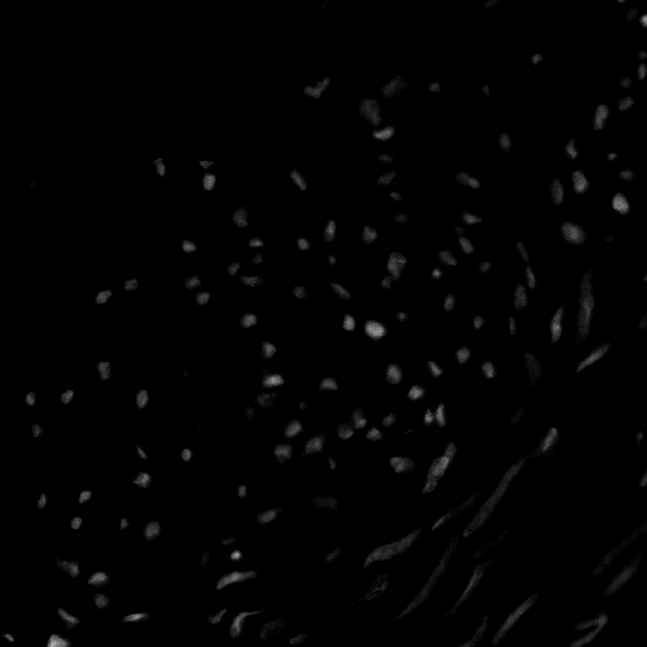
#> input picture Other_Practices/Gabriel Crepaldi/Lab03 - Histogram Equalization/im_cells.png, 647 x 647 px, found by its file name
$ jupyter execute Lab03_hist.ipynb
#> lines starting #> are read from the running program, lines starting #| are printed output that depends on the picture
**Prática de Histogramas**

1)
- Produza a imagem ‘negativa’ do arquivo ‘im_cells.png’
- Com a imagem negativa, produza a imagem original novamente.
- Mostre lado a lado a imagem original e a negativa. Em qual deles os objetos presentes na imagem são melhor percebidos? Justifique.
- Aplique a imagem uma função logarítmica.

[cell 1]
import numpy as np
import matplotlib.pyplot as plt
import cv2 as cv2


img = cv2.imread("im_cells.png")
#> img is the input picture: shape (647, 647, 3); min 0, max 188, mean 2.4
img_negative = 255 - img
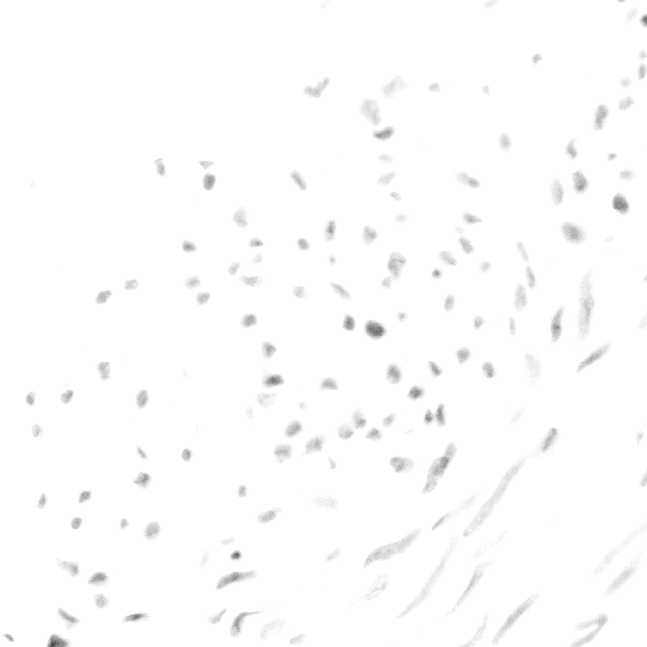
#> img_negative: shape (647, 647, 3); min 67, max 255, mean 252.6
negative_negative = 255 - img_negative

plt.figure(figsize=(30,30))

plt.subplot(1,3,1)
plt.axis("off")
plt.title("original")
plt.imshow(img)

plt.subplot(1,3,2)
plt.axis("off")
plt.title("negativa")
plt.imshow(img_negative)

plt.subplot(1,3,3)
plt.axis("off")
plt.title("negativa da negativa")
plt.imshow(negative_negative)

plt.show()

#### Resposta
Os objetos são melhor percebidos na imagem negativa, já que os detalhes pretos no branco são mais aparentes

[cell 2]
#Função Logarítmica
img_normalized = img / np.max(img)
log_img = np.log1p(img_normalized)
log_img = (log_img / np.max(log_img)) * 255
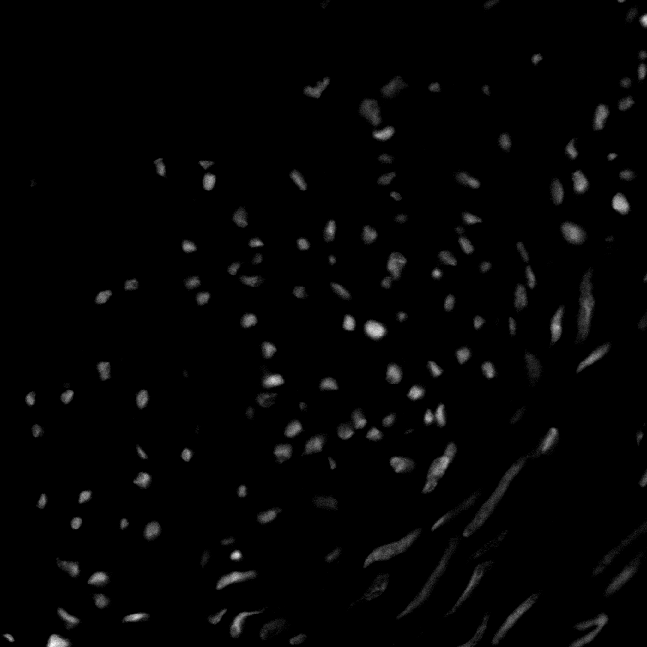
#> log_img: shape (647, 647, 3) float64; min 0, max 255, mean 4.2

plt.figure(figsize=(30,30))
plt.subplot(1,3,1)
plt.axis("off")
plt.title("original")
plt.imshow(img)

plt.subplot(1,3,2)
plt.axis("off")
plt.title("log")
plt.imshow(log_img)

2)
- Abra a imagem 'pout.tif' e mostre seu histograma.
- Equalize a imagem anterior e mostre novamente seu histograma. Mostra a curva de transformação (consulte https://www.mathworks.com/help/images/histogram-equalization.html)
(procurar função OpenCV)

[cell 3]
img = cv2.imread("pout.tif")
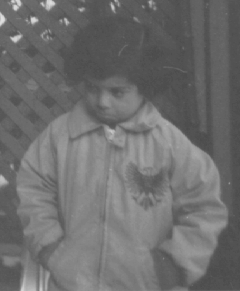
#> input picture Other_Practices/Gabriel Crepaldi/Lab03 - Histogram Equalization/pout.tif, 240 x 291 px, found by its file name
#> img is the input picture: shape (291, 240, 3); min 74, max 224, mean 110.3

img_gray = cv2.cvtColor(img, cv2.COLOR_BGR2GRAY)

#imagem normal
plt.figure(figsize=(20, 4))
plt.subplot(1, 4, 1)
plt.imshow(img_gray, cmap='gray')
plt.axis("off")
plt.title('Imagem')

plt.subplot(1, 4, 2)
plt.hist(img_gray.ravel(), bins=255) #ravel faz todos elementos da imagem virarem um único array
plt.title('Histograma')


#imagem equalizada
img_eq = cv2.equalizeHist(img_gray)
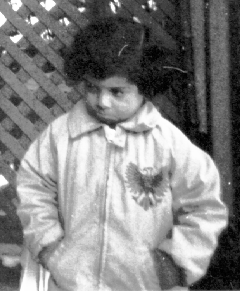
#> img_eq: shape (291, 240); min 0, max 255, mean 130.4

plt.subplot(1, 4, 3)
plt.imshow(img_eq,  cmap='gray')
plt.axis("off")
plt.title('Imagem')

plt.subplot(1, 4, 4)
plt.hist(img_eq.ravel(), bins=255)
plt.title('Histograma')

plt.show()
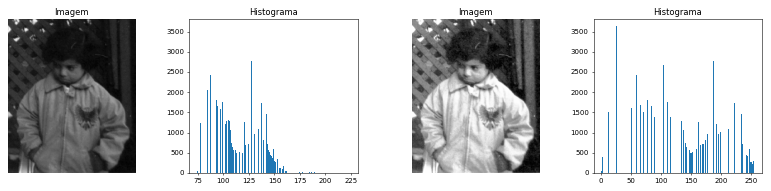
#> figure drawn by matplotlib, 4 panels; panel 2: tallest bar 3628 high, from x = 81.65 to 82.24; panel 4: tallest bar 3628 high, from x = 25 to 26

def cdf(img, bin_size=1):
#> called with bin_size = 1
    if img.shape:
        if img.ndim > 2:
            new_img = cv2.cvtColor(img, cv2.COLOR_BGR2GRAY)
        else:
            new_img = np.array(img)

    number_of_pixels = new_img.shape[0] * new_img.shape[1]
#> number_of_pixels = 69840
    num_bins = int(256 / bin_size)

    hist = np.zeros(num_bins)

    bins = np.arange(0, 256, bin_size)

    for i in range(num_bins):
        lower_bound = bins[i]
        upper_bound = bins[i + 1] if i < num_bins - 1 else 256
        hist[i] = np.sum((new_img >= lower_bound) & (new_img < upper_bound))
#> after the loop, hist = 256 values, max 3628 at index 82, min 0 at index 0, mean 272.8

    hist = hist / number_of_pixels
#> hist = 256 values, max 0.0519 at index 82, min 0 at index 0, mean 0.00391

    cdf = np.cumsum(hist)
#> cdf = 256 values from 0 to 1

    return cdf, bins

def transform_curve_image(img, title):
    img_cdf, _ = cdf(img)
#> img_cdf = 256 values from 0 to 1
    plt.plot(img_cdf)
    plt.title(title)

plt.figure(figsize=(20, 4))
plt.subplot(1,2,1)
transform_curve_image(img_gray, "Imagem Normal")
plt.subplot(1,2,2)
transform_curve_image(img_eq, "Imagem Equalizada")
plt.show()
#> figure, not shown here; panel 1: curve peaks at x = 224, y = 1; panel 2: curve peaks at x = 255, y = 1

3) *Implemente* o algoritmo de equalização de histograma e aplique a imagem ‘im_cells.png’. Use o mínimos de laços for - tente realizar operações diretas com matrizes e vetores do numpy
- Aplique o mesmo algortimo 2x na mesma imagem e compare os resultados

[cell 4]
img_3 = cv2.imread("im_cells.png")

#antes de equalizar
plt.figure(figsize=(20, 4))
plt.subplot(1,2,1)
plt.imshow(img_3, cmap='gray')
plt.title("Imagem original")
plt.subplot(1,2,2)
plt.hist(img_3.ravel(), bins=255)
plt.ylim(0, 5000)
plt.show()
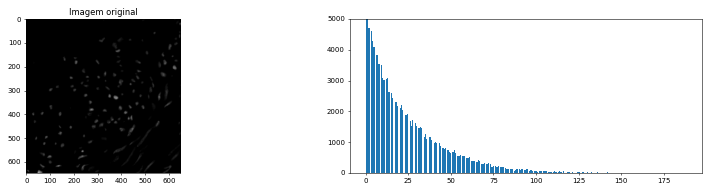
#> figure drawn by matplotlib, 2 panels; panel 2: tallest bar 1135224 high, from x = 0 to 0.737

#processo de equalização
cdf_values, _ = cdf(img_3, 1)
#> cdf_values = 256 values from 0.904 to 1
plt.plot(cdf_values)
plt.title("CDF")
plt.show()
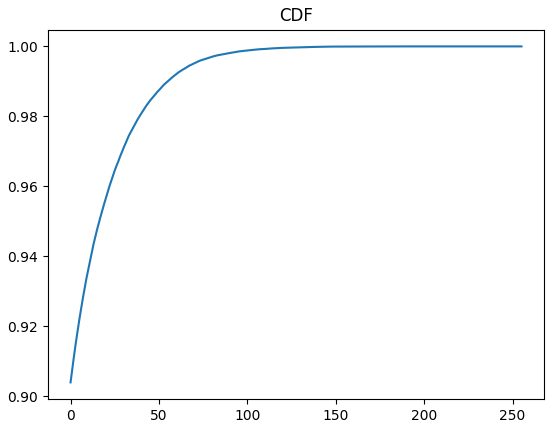
#> figure drawn by matplotlib, 1 panel; curve peaks at x = 188, y = 1

equalized_img = (cdf_values[img_3] - cdf_values.min()) / (cdf_values.max() - cdf_values.min()) #normalizando os valores para não começarem em 0.9, como visto no CDF
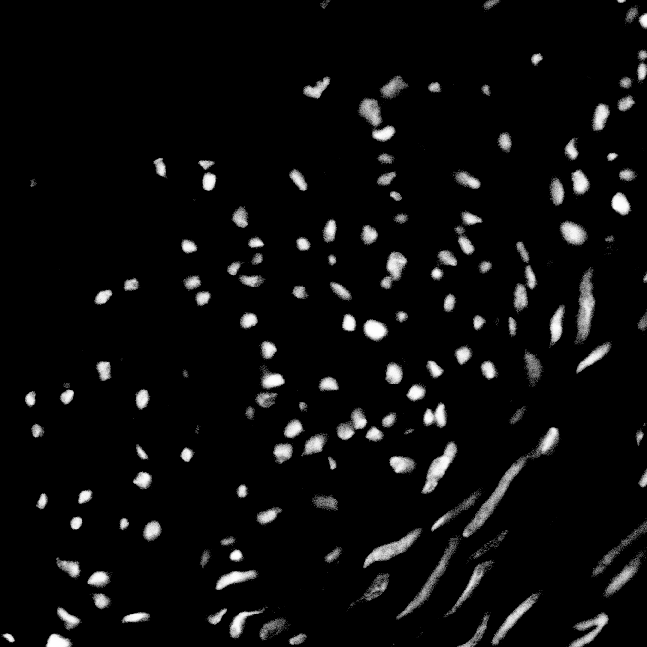
#> equalized_img: shape (647, 647, 3) float64; min 0, max 1, mean 0.049

plt.figure(figsize=(20, 4))
plt.subplot(1,2,1)
plt.imshow(equalized_img)
plt.title("Imagem Equalizada")
plt.axis("off")

plt.subplot(1,2,2)
plt.hist(equalized_img.ravel(), bins = 255)
plt.ylim(0, 5000)
plt.show()
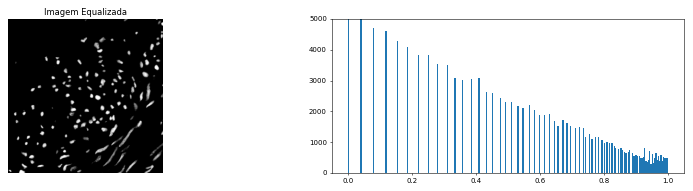
#> figure drawn by matplotlib, 2 panels; panel 2: tallest bar 1135224 high, from x = 0 to 0.00392

equalized_img = (equalized_img * 255).astype(np.uint8) #tratando a imagem equalizada e normalizada para voltar a ter valores entre 0 e 255
cdf_values_2, _ = cdf(equalized_img,1)
#> cdf_values_2 = 256 values from 0.904 to 1
equalized_img_2 = (cdf_values_2[equalized_img] - cdf_values_2.min()) / (cdf_values_2.max() - cdf_values_2.min()) #normalizando os valores para não começarem em 0.9, como visto no CDF

plt.figure(figsize=(20, 4))
plt.subplot(1,2,1)
plt.imshow(equalized_img_2)
plt.title("Imagem Equalizada Novamente")
plt.axis("off")

plt.subplot(1,2,2)
plt.hist(equalized_img_2.ravel(), bins = 255)
plt.ylim(0, 5000)
plt.show()
#> figure, not shown here; panel 2: tallest bar 1135224 high, from x = 0 to 0.00392

plt.hist(img_3.ravel(), bins=255, alpha=0.5, label='Original', color='blue')
plt.hist(equalized_img.ravel(), bins=255, alpha=0.5, label='Equalizada', color='red')
plt.hist(equalized_img_2.ravel(), bins=255, alpha=0.5, label='Equalizada Novamente', color='green')
plt.ylim(0, 5000)
plt.legend()
plt.show()
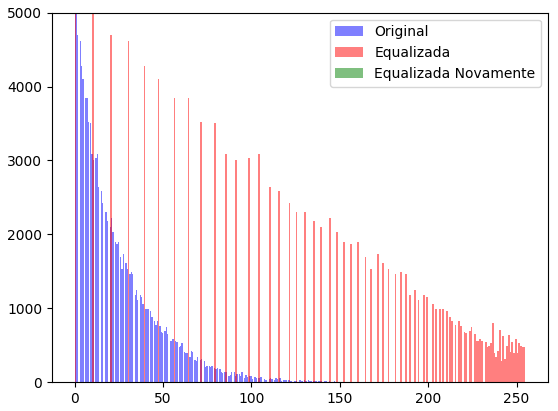
#> figure drawn by matplotlib, 1 panel; tallest bar 1135224 high, from x = 0 to 0.737; tallest bar 1135224 high, from x = 0 to 1; tallest bar 1135224 high, from x = 0 to 0.00392
